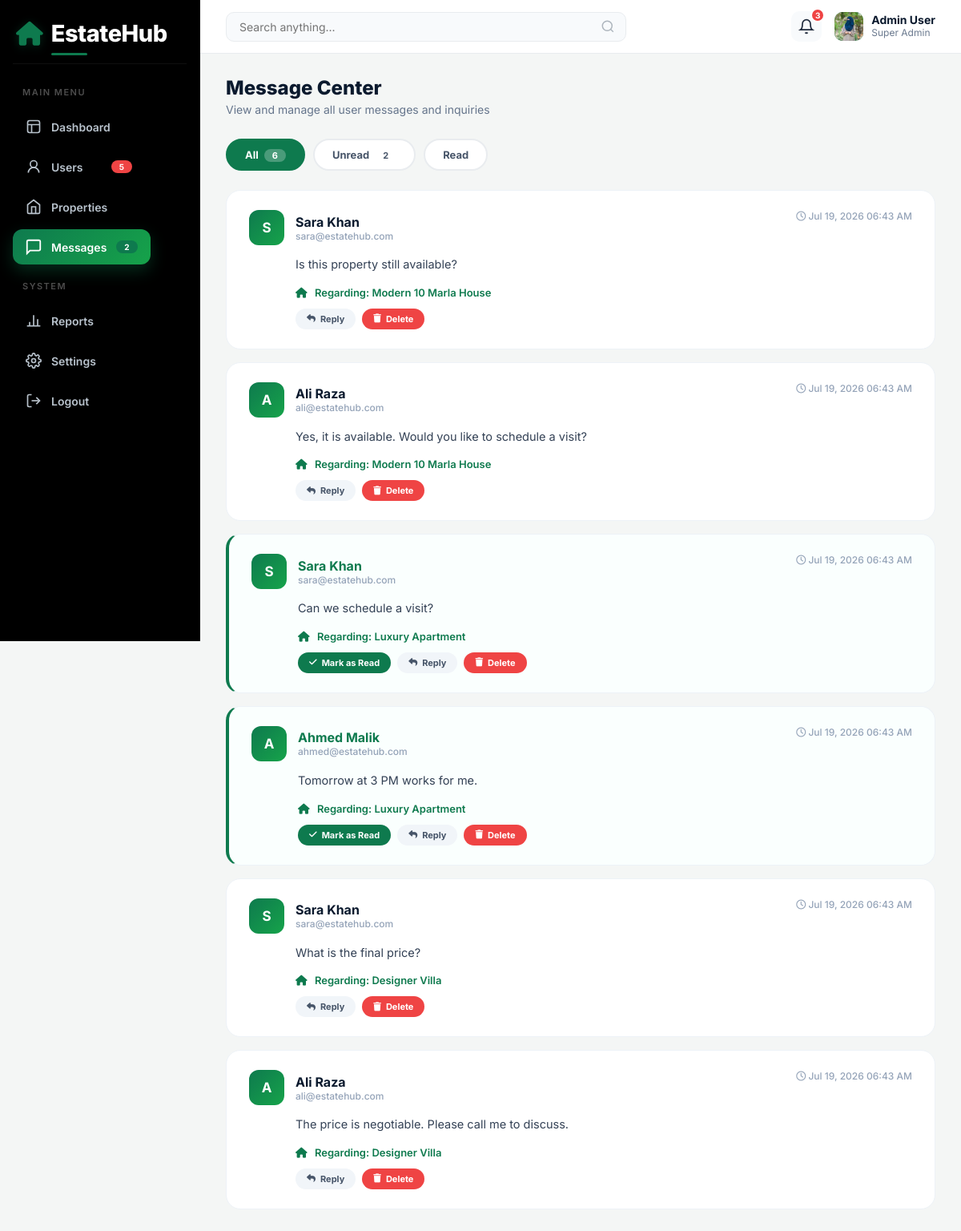
Screenshot of /admin/manage-messages.php (signed in) with the database file from the repository.
### tables this page shows
CREATE TABLE messages (
    id INT AUTO_INCREMENT PRIMARY KEY,
    sender_id INT NOT NULL,
    receiver_id INT NOT NULL,
    property_id INT,
    message TEXT NOT NULL,
    is_read BOOLEAN DEFAULT FALSE,
    created_at TIMESTAMP DEFAULT CURRENT_TIMESTAMP,
    FOREIGN KEY (sender_id) REFERENCES users(id) ON DELETE CASCADE,
    FOREIGN KEY (receiver_id) REFERENCES users(id) ON DELETE CASCADE,
    FOREIGN KEY (property_id) REFERENCES properties(id) ON DELETE SET NULL
);

CREATE TABLE users (
    id INT AUTO_INCREMENT PRIMARY KEY,
    full_name VARCHAR(100) NOT NULL,
    email VARCHAR(100) UNIQUE NOT NULL,
    password VARCHAR(255) NOT NULL,
    phone VARCHAR(20),
    profile_pic VARCHAR(255) DEFAULT NULL,
    bio TEXT,
    user_type ENUM('admin', 'seller', 'user') DEFAULT 'user',
    status ENUM('active', 'inactive', 'banned') DEFAULT 'active',
    created_at TIMESTAMP DEFAULT CURRENT_TIMESTAMP,
    updated_at TIMESTAMP DEFAULT CURRENT_TIMESTAMP ON UPDATE CURRENT_TIMESTAMP
);

CREATE TABLE properties (
    id INT AUTO_INCREMENT PRIMARY KEY,
    user_id INT NOT NULL,
    title VARCHAR(255) NOT NULL,
    description TEXT,
    property_type ENUM('House','Apartment','Plot','Commercial','Farm House','Portion','Villa','Penthouse') DEFAULT 'House',
    purpose ENUM('Sale','Rent') DEFAULT 'Sale',
    price DECIMAL(15,2) NOT NULL,
    location VARCHAR(255) NOT NULL,
    city VARCHAR(100) NOT NULL,
    area_size VARCHAR(50),
    bedrooms INT DEFAULT 0,
    bathrooms INT DEFAULT 0,
    image_main VARCHAR(255),
    images TEXT,
    status ENUM('Active','Pending','Sold','Rented') DEFAULT 'Active',
    views INT DEFAULT 0,
    featured BOOLEAN DEFAULT FALSE,
    created_at TIMESTAMP DEFAULT CURRENT_TIMESTAMP,
    updated_at TIMESTAMP DEFAULT CURRENT_TIMESTAMP ON UPDATE CURRENT_TIMESTAMP,
    FOREIGN KEY (user_id) REFERENCES users(id) ON DELETE CASCADE
);

### admin/manage-messages.php (the view, shortened to what this page needs)
<?php
require_once __DIR__ . '/../includes/config.php';
$filter = isset($_GET['filter']) ? $_GET['filter'] : 'all';
$query = "SELECT m.*, u.full_name as sender_name, u.email as sender_email, p.title as property_title
          FROM messages m
          JOIN users u ON m.sender_id = u.id
          LEFT JOIN properties p ON m.property_id = p.id
          WHERE 1 = 1";
$query .= " ORDER BY m.created_at DESC";
$messages = mysqli_query($conn, $query);
$total = mysqli_num_rows($messages);
$stats = [
    'users' => 0,
    'pending' => 0,
    'unread' => 0
];
$result = mysqli_query($conn, "SELECT COUNT(*) as total FROM users");
if ($result && mysqli_num_rows($result) > 0) {
    $stats['users'] = mysqli_fetch_assoc($result)['total'] ?? 0;
}
$result = mysqli_query($conn, "SELECT COUNT(*) as total FROM properties WHERE status = 'Pending'");
if ($result && mysqli_num_rows($result) > 0) {
    $stats['pending'] = mysqli_fetch_assoc($result)['total'] ?? 0;
}
$result = mysqli_query($conn, "SELECT COUNT(*) as total FROM messages WHERE is_read = 0");
if ($result && mysqli_num_rows($result) > 0) {
    $stats['unread'] = mysqli_fetch_assoc($result)['total'] ?? 0;
}
$admin_id = $_SESSION['user_id'];
$profile_pic_path = '';
$upload_dir = "../uploads/profiles/";
$found = glob($upload_dir . "admin_" . $admin_id . "_*");
if (!empty($found)) {
    $profile_pic_path = $found[0] . '?t=' . time();
}
$current_page = basename($_SERVER['PHP_SELF']);
?>
<!DOCTYPE html>
<html lang="en">
<head>
    <link rel="stylesheet" href="https://cdnjs.cloudflare.com/ajax/libs/font-awesome/6.5.1/css/all.min.css">
</head>
<body>
<div class="dashboard-wrapper">
    <aside class="sidebar" id="adminSidebar">
        <div class="logo">
            <a href="../index.php">
                <i class="fas fa-home logo-icon"></i>
                <span class="logo-text">EstateHub</span>
            </a>
        </div>
        <div class="sidebar-label">Main Menu</div>
        <ul class="sidebar-menu">
            <li>
                <a href="index.php" class="<?php echo ($current_page == 'index.php') ? 'active' : ''; ?>">
                    <svg viewBox="0 0 24 24" fill="none" stroke="currentColor" stroke-width="2">
                        <rect x="3" y="3" width="18" height="18" rx="3"/>
                        <path d="M3 9h18M9 21V9"/>
                    </svg>
                    Dashboard
                </a>
            </li>
            <li>
                <a href="manage-users.php" class="<?php echo ($current_page == 'manage-users.php') ? 'active' : ''; ?>">
                    <svg viewBox="0 0 24 24" fill="none" stroke="currentColor" stroke-width="2">
                        <circle cx="12" cy="8" r="5"/>
                        <path d="M20 21a8 8 0 1 0-16 0"/>
                    </svg>
                    Users
                    <span class="nav-badge"><?php echo $stats['users']; ?></span>
                </a>
            </li>
            <li>
                <a href="manage-properties.php" class="<?php echo ($current_page == 'manage-properties.php') ? 'active' : ''; ?>">
                    <svg viewBox="0 0 24 24" fill="none" stroke="currentColor" stroke-width="2">
                        <path d="M3 9l9-7 9 7v11a2 2 0 0 1-2 2H5a2 2 0 0 1-2-2z"/>
                        <polyline points="9 22 9 12 15 12 15 22"/>
                    </svg>
                    Properties
                </a>
            </li>
            <li>
                <a href="manage-messages.php" class="<?php echo ($current_page == 'manage-messages.php') ? 'active' : ''; ?>">
                    <svg viewBox="0 0 24 24" fill="none" stroke="currentColor" stroke-width="2">
                        <path d="M21 15a2 2 0 0 1-2 2H7l-4 4V5a2 2 0 0 1 2-2h14a2 2 0 0 1 2 2z"/>
                    </svg>
                    Messages
                    <?php if ($stats['unread'] > 0): ?>
                        <span class="nav-badge blue"><?php echo $stats['unread']; ?></span>
                    <?php endif; ?>
                </a>
            </li>
        </ul>
        <div class="sidebar-label">System</div>
        <ul class="sidebar-menu">
            <li>
                <a href="reports.php" class="<?php echo ($current_page == 'reports.php') ? 'active' : ''; ?>">
                    <svg viewBox="0 0 24 24" fill="none" stroke="currentColor" stroke-width="2">
                        <line x1="18" y1="20" x2="18" y2="10"/>
                        <line x1="12" y1="20" x2="12" y2="4"/>
                        <line x1="6" y1="20" x2="6" y2="14"/>
                        <line x1="2" y1="20" x2="22" y2="20"/>
                    </svg>
                    Reports
                </a>
            </li>
            <li>
                <a href="settings.php" class="<?php echo ($current_page == 'settings.php') ? 'active' : ''; ?>">
                    Settings
                </a>
            </li>
            <li>
                <a href="../logout.php" class="logout-link">
                    <svg viewBox="0 0 24 24" fill="none" stroke="currentColor" stroke-width="2">
                        <path d="M9 21H5a2 2 0 0 1-2-2V5a2 2 0 0 1 2-2h4"/>
                        <polyline points="16 17 21 12 16 7"/>
                        <line x1="21" y1="12" x2="9" y2="12"/>
                    </svg>
                    Logout
                </a>
            </li>
        </ul>
    </aside>
    <div class="main-content">
        <header class="topbar">
            <div class="topbar-search">
                <input type="text" placeholder="Search anything...">
                <svg viewBox="0 0 24 24" fill="none" stroke="currentColor" stroke-width="2"><circle cx="11" cy="11" r="8"/><line x1="21" y1="21" x2="16.65" y2="16.65"/></svg>
            </div>
            <div class="topbar-actions">
                <button class="icon-btn" title="Notifications">
                    <svg viewBox="0 0 24 24" fill="none" stroke="currentColor" stroke-width="2"><path d="M18 8A6 6 0 0 0 6 8c0 7-3 9-3 9h18s-3-2-3-9"/><path d="M13.73 21a2 2 0 0 1-3.46 0"/></svg>
                    <span class="count">3</span>
                </button>
                <a href="profile.php" class="user-chip">
                    <div class="user-avatar">
                        <?php if (!empty($profile_pic_path)): ?>
                            <img src="<?php echo $profile_pic_path; ?>" alt="Admin">
                        <?php else: ?>
                            <i class="fas fa-crown"></i>
                        <?php endif; ?>
                    </div>
                    <div class="user-info">
                        <span class="user-name"><?php echo htmlspecialchars($_SESSION['user_name'] ?? 'Admin'); ?></span>
                        <span class="user-role">Super Admin</span>
                    </div>
                </a>
            </div>
        </header>
        <div class="content-inner">
            <div class="page-header">
                <h1>Message Center</h1>
                <p>View and manage all user messages and inquiries</p>
            </div>
            <div class="filter-tabs">
                <a href="?filter=all" class="filter-tab <?php echo $filter == 'all' ? 'active' : ''; ?>">
                    All <span class="count"><?php echo $total; ?></span>
                </a>
                <a href="?filter=unread" class="filter-tab <?php echo $filter == 'unread' ? 'active' : ''; ?>">
                    Unread <span class="count"><?php echo $stats['unread']; ?></span>
                </a>
                <a href="?filter=read" class="filter-tab <?php echo $filter == 'read' ? 'active' : ''; ?>">
                    Read
                </a>
            </div>
            <?php if ($messages && mysqli_num_rows($messages) > 0): ?>
                <?php while ($msg = mysqli_fetch_assoc($messages)): ?>
                    <div class="message-card <?php echo $msg['is_read'] ? '' : 'unread'; ?>">
                        <div class="message-header">
                            <div class="sender-info">
                                <div class="sender-avatar avatar-green">
                                    <?php echo strtoupper(substr($msg['sender_name'], 0, 1)); ?>
                                </div>
                                <div class="sender-details">
                                    <div class="sender-name"><?php echo htmlspecialchars($msg['sender_name']); ?></div>
                                    <div class="sender-email"><?php echo htmlspecialchars($msg['sender_email']); ?></div>
                                </div>
                            </div>
                            <div class="message-time">
                                <i class="far fa-clock"></i>
                                <?php echo date('M d, Y h:i A', strtotime($msg['created_at'])); ?>
                            </div>
                        </div>
                        <div class="message-body">
                            <?php echo nl2br(htmlspecialchars($msg['message'])); ?>
                        </div>
                        <?php if (!empty($msg['property_title'])): ?>
                            <div class="property-ref">
                                <i class="fas fa-home"></i> Regarding: <?php echo htmlspecialchars($msg['property_title']); ?>
                            </div>
                        <?php endif; ?>
                        <div class="message-actions">
                            <?php if (!$msg['is_read']): ?>
                                <a href="?read=<?php echo $msg['id']; ?>&filter=<?php echo $filter; ?>" class="btn btn-primary btn-sm">
                                    <i class="fas fa-check"></i> Mark as Read
                                </a>
                            <?php endif; ?>
                            <button class="btn btn-ghost btn-sm" onclick="toggleReply(<?php echo $msg['id']; ?>)">
                                <i class="fas fa-reply"></i> Reply
                            </button>
                            <a href="?delete=<?php echo $msg['id']; ?>&filter=<?php echo $filter; ?>" class="btn btn-danger btn-sm" onclick="return confirm('Delete this message?')">
                                <i class="fas fa-trash"></i> Delete
                            </a>
                        </div>
                    </div>
                <?php endwhile; ?>
            <?php endif; ?>
        </div>
    </div>
</div>
</body>
</html>

### rows the page displays
messages: sender.full_name "S", sender.full_name "Sara Khan", sender.email "sara@estatehub.com", created_at "Jul 19, 2026 06:43 AM", message "Is this property still available?", property.title "Modern 10 Marla House"
messages: sender.full_name "A", sender.full_name "Ali Raza", sender.email "ali@estatehub.com", created_at "Jul 19, 2026 06:43 AM", message "Yes, it is available. Would you like to schedule a visit?", property.title "Modern 10 Marla House"
messages: sender.full_name "S", sender.full_name "Sara Khan", sender.email "sara@estatehub.com", created_at "Jul 19, 2026 06:43 AM", message "Can we schedule a visit?", property.title "Luxury Apartment"
messages: sender.full_name "A", sender.full_name "Ahmed Malik", sender.email "ahmed@estatehub.com", created_at "Jul 19, 2026 06:43 AM", message "Tomorrow at 3 PM works for me.", property.title "Luxury Apartment"
messages: sender.full_name "S", sender.full_name "Sara Khan", sender.email "sara@estatehub.com", created_at "Jul 19, 2026 06:43 AM", message "What is the final price?", property.title "Designer Villa"
messages: sender.full_name "A", sender.full_name "Ali Raza", sender.email "ali@estatehub.com", created_at "Jul 19, 2026 06:43 AM", message "The price is negotiable. Please call me to discuss.", property.title "Designer Villa"

### other values shown
$stats['users'] "5"
$stats['unread'] "2"
$_SESSION['user_name'] "Admin User"
$total "6"
